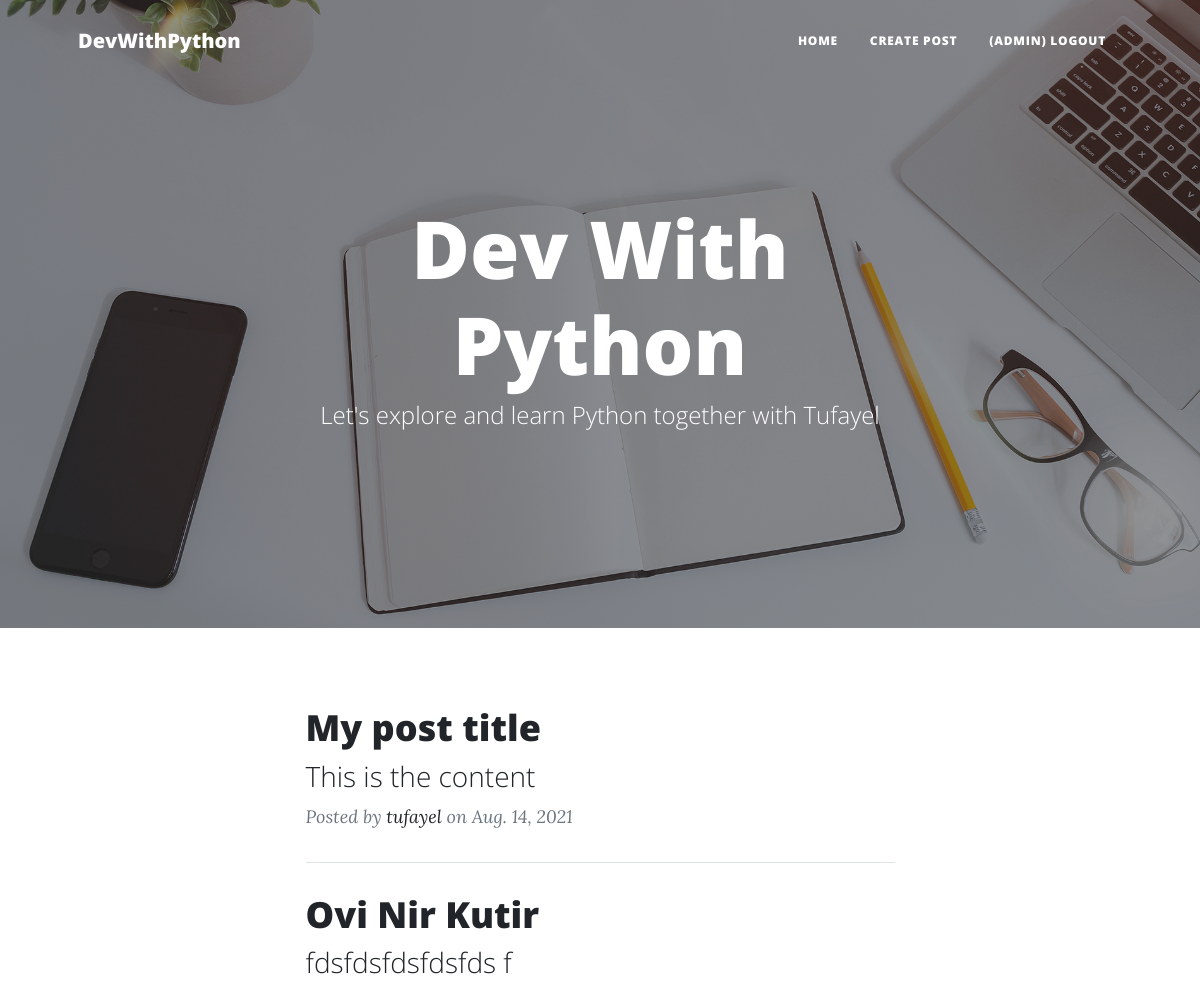
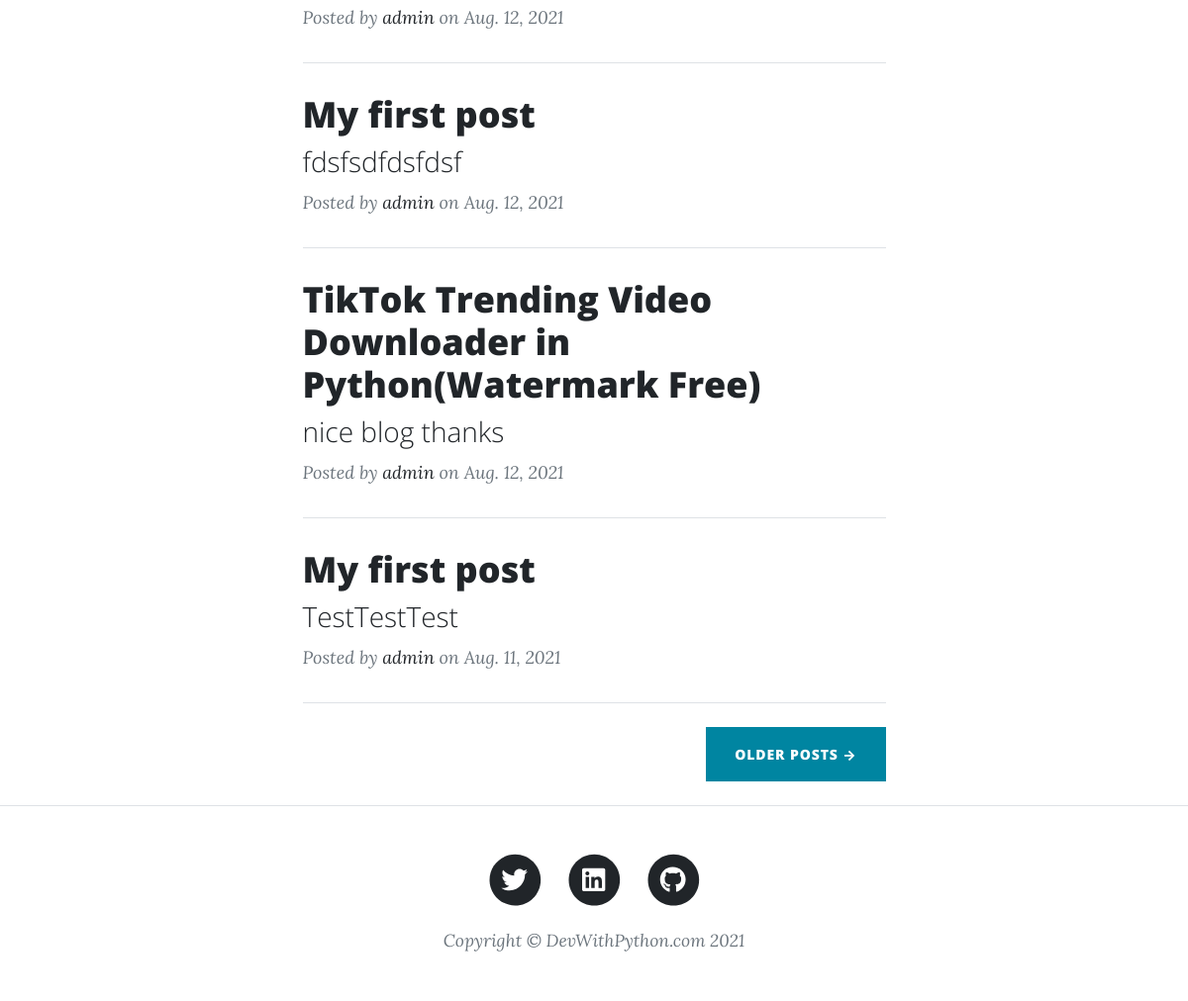
The app's page / (signed in) with its own data (2 pictures, top to bottom).
### home/models.py (models this page shows, shortened)
class BlogPost(models.Model):
    blog_slug = models.CharField(max_length=100, default='')
    blog_title = models.CharField(max_length=100)
    blog_text = models.TextField(max_length=1024280)
    blog_owner = models.CharField(max_length=15)
    post_time = models.DateField(default=django.utils.timezone.now)

### home/views.py (the view)
# urls.py: path('', views.index, name='home'),
def index(request):
    all_posts = BlogPost.objects.all()[::-1][:5]
    context = {
        'posts': all_posts
    }
    return render(request, 'index.html', context)

### templates/index.html (shortened to what this page needs)
<!DOCTYPE html>
<html lang="en">
<head>
  <link href="/static/css/styles.css" rel="stylesheet" />
</head>
<body>
  <nav class="navbar navbar-expand-lg navbar-light" id="mainNav">
    <div class="container px-4 px-lg-5">
      <a class="navbar-brand" href="/">DevWithPython</a>
      <div class="collapse navbar-collapse" id="navbarResponsive">
        <ul class="navbar-nav ms-auto py-4 py-lg-0">
          <li class="nav-item">
            <a class="nav-link px-lg-3 py-3 py-lg-4" href="/">Home</a>
          </li>
          {% if request.user.is_anonymous %}
          <li class="nav-item">
            <a class="nav-link px-lg-3 py-3 py-lg-4" href="/login">Login</a>
          </li>
          <li class="nav-item">
            <a class="nav-link px-lg-3 py-3 py-lg-4" href="/signup">Create An Account</a>
          </li>
          {% else %}
          <li class="nav-item">
            <a class="nav-link px-lg-3 py-3 py-lg-4" href="/createPost">Create Post</a>
          </li>
          <li class="nav-item">
            <a class="nav-link px-lg-3 py-3 py-lg-4" href="/logout">({{ request.user.get_username }}) Logout</a>
          </li>
          {% endif %}
        </ul>
      </div>
    </div>
  </nav>
  <header class="masthead" style="background-image: url('/static/assets/img/home-bg.jpg')">
    <div class="container position-relative px-4 px-lg-5">
      <div class="row gx-4 gx-lg-5 justify-content-center">
        <div class="col-md-10 col-lg-8 col-xl-7">
          <div class="site-heading">
            <h1>Dev With Python</h1>
            <span class="subheading">Let's explore and learn Python together with Tufayel</span>
          </div>
        </div>
      </div>
    </div>
  </header>
  <div class="container px-4 px-lg-5">
    <div class="row gx-4 gx-lg-5 justify-content-center">
      <div class="col-md-10 col-lg-8 col-xl-7">
        {% for post in posts %}
        <div class="post-preview">
          <a href="/{{ post.blog_slug }}">
            <h2 class="post-title">{{ post.blog_title }}</h2>
            <h3 class="post-subtitle">
              {% autoescape on %}
              {{ post.blog_text|truncatechars:50|striptags }}
              {% endautoescape %}
            </h3>
          </a>
          <p class="post-meta">
            Posted by
            <a href="#!">{{ post.blog_owner }}</a>
            on {{ post.post_time }}
          </p>
        </div>
        <hr class="my-4" />
        {% empty %}
        <p>No more blog post is published yet. Keep checking to see posts as soon as they are published</p>
        {% endfor %}
        <div class="d-flex justify-content-end mb-4">
          {% if next_archive_id is None %}
          <a class="btn btn-primary text-uppercase" href="/archive/1">Older Posts →</a>
          {% else %}
          <a class="btn btn-primary text-uppercase" href="/archive/{{ next_archive_id }}">Older Posts →</a>
          {% endif %}
        </div>
      </div>
    </div>
  </div>
  <footer class="border-top">
    <div class="container px-4 px-lg-5">
      <div class="row gx-4 gx-lg-5 justify-content-center">
        <div class="col-md-10 col-lg-8 col-xl-7">
          <ul class="list-inline text-center">
            <li class="list-inline-item">
              <a href="https://twitter.com/cse_tufayel">
                <span class="fa-stack fa-lg">
                  <i class="fas fa-circle fa-stack-2x"></i>
                  <i class="fab fa-twitter fa-stack-1x fa-inverse"></i>
                </span>
              </a>
            </li>
            <li class="list-inline-item">
              <a href="https://www.linkedin.com/in/tufayel-ahmed-cse/">
                <span class="fa-stack fa-lg">
                  <i class="fas fa-circle fa-stack-2x"></i>
                  <i class="fab fa-linkedin fa-stack-1x fa-inverse"></i>
                </span>
              </a>
            </li>
            <li class="list-inline-item">
              <a href="https://github.com/TufayelLUS">
                <span class="fa-stack fa-lg">
                  <i class="fas fa-circle fa-stack-2x"></i>
                  <i class="fab fa-github fa-stack-1x fa-inverse"></i>
                </span>
              </a>
            </li>
          </ul>
          <div class="small text-center text-muted fst-italic">
            Copyright &copy; DevWithPython.com {% now "Y" %}
          </div>
        </div>
      </div>
    </div>
  </footer>
</body>
</html>

### records on screen
BlogPost: blog_title "My post title", blog_text "This is the content", blog_owner "tufayel", post_time "Aug. 14, 2021"
BlogPost: blog_title "Ovi Nir Kutir", blog_text "fdsfdsfdsfdsfds f", blog_owner "admin", post_time "Aug. 12, 2021"
BlogPost: blog_title "My first post", blog_text "fdsfsdfdsfdsf", blog_owner "admin", post_time "Aug. 12, 2021"
BlogPost: blog_title "TikTok Trending Video Downloader in Python(Watermark Free)", blog_text "nice blog thanks", blog_owner "admin", post_time "Aug. 12, 2021"
BlogPost: blog_title "My first post", blog_text "TestTestTest", blog_owner "admin", post_time "Aug. 11, 2021"

### other values on screen
{{ request.user.get_username }} "ADMIN"
